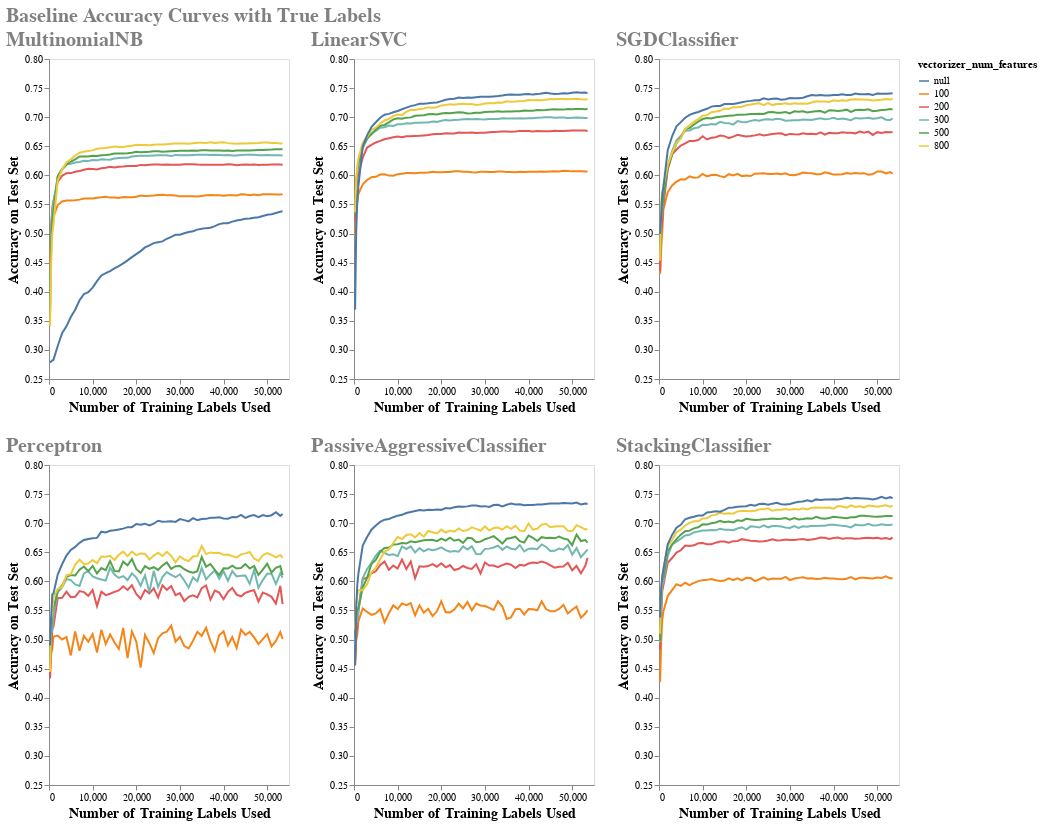

Notebook code for this chart:
### Markdown cell above
### Visualising Results Curve - Accuracy vs Number of Training Samples

### Code cell
chrts = []
for model_type in model_dict.keys():
    chrts.append(chart_results_curve(df_results.loc[df_results['model_type']==model_type], model_type))
row1 = alt.hconcat(chrts[0] | chrts [1] | chrts [2] )
row2 = alt.hconcat(chrts[3] | chrts [4] | chrts [5] )

super_chrt = alt.vconcat(row1, row2).properties(
    title='Baseline Accuracy Curves with True Labels'
).configure_title(
    fontSize=20,
    anchor='start',
    color='gray'
)
super_chrt.save('super_chrt_harder_target.html')
super_chrt

### Figure 1 — Vega-Lite specification as saved in the notebook (floating-point values rounded to 4 significant figures; data arrays with more than 128 entries replaced by an {"elided": "..."} marker saying what was removed)
{"usermeta": {"embedOptions": {"theme": "fivethirtyeight"}}, "config": {"view": {"continuousWidth": 400, "continuousHeight": 300}, "title": {"anchor": "start", "color": "gray", "fontSize": 20}}, "vconcat": [{"hconcat": [{"hconcat": [{"data": {"name": "data-ee50e7d56d187714fd4031799747cec6"}, "mark": "line", "encoding": {"color": {"condition": {"type": "nominal", "field": "vectorizer_num_features", "selection": "selector013"}, "value": "lightgray"}, "tooltip": [{"type": "quantitative", "field": "samples", "format": ",.0f"}, {"type": "quantitative", "field": "test_accuracy", "format": ",.4f"}, {"type": "quantitative", "field": "vectorizer_num_features"}, {"type": "quantitative", "field": "run_time", "format": ",.4f"}], "x": {"type": "quantitative", "axis": {"grid": false, "title": "Number of Training Labels Used", "titleFontSize": 14}, "field": "samples"}, "y": {"type": "quantitative", "axis": {"grid": false, "title": "Accuracy on Test Set", "titleFontSize": 14}, "field": "test_accuracy", "scale": {"domain": [0.25, 0.8]}}}, "height": 320, "selection": {"selector013": {"type": "multi", "fields": ["vectorizer_num_features"]}}, "title": "MultinomialNB", "width": 240}, {"data": {"name": "data-a7715bab3fdb6fe74e696166096d82ec"}, "mark": "line", "encoding": {"color": {"condition": {"type": "nominal", "field": "vectorizer_num_features", "selection": "selector014"}, "value": "lightgray"}, "tooltip": [{"type": "quantitative", "field": "samples", "format": ",.0f"}, {"type": "quantitative", "field": "test_accuracy", "format": ",.4f"}, {"type": "quantitative", "field": "vectorizer_num_features"}, {"type": "quantitative", "field": "run_time", "format": ",.4f"}], "x": {"type": "quantitative", "axis": {"grid": false, "title": "Number of Training Labels Used", "titleFontSize": 14}, "field": "samples"}, "y": {"type": "quantitative", "axis": {"grid": false, "title": "Accuracy on Test Set", "titleFontSize": 14}, "field": "test_accuracy", "scale": {"domain": [0.25, 0.8]}}}, "height": 320, "selection": {"selector014": {"type": "multi", "fields": ["vectorizer_num_features"]}}, "title": "LinearSVC", "width": 240}, {"data": {"name": "data-3d066093ff0458ae23a874af9a5d3061"}, "mark": "line", "encoding": {"color": {"condition": {"type": "nominal", "field": "vectorizer_num_features", "selection": "selector015"}, "value": "lightgray"}, "tooltip": [{"type": "quantitative", "field": "samples", "format": ",.0f"}, {"type": "quantitative", "field": "test_accuracy", "format": ",.4f"}, {"type": "quantitative", "field": "vectorizer_num_features"}, {"type": "quantitative", "field": "run_time", "format": ",.4f"}], "x": {"type": "quantitative", "axis": {"grid": false, "title": "Number of Training Labels Used", "titleFontSize": 14}, "field": "samples"}, "y": {"type": "quantitative", "axis": {"grid": false, "title": "Accuracy on Test Set", "titleFontSize": 14}, "field": "test_accuracy", "scale": {"domain": [0.25, 0.8]}}}, "height": 320, "selection": {"selector015": {"type": "multi", "fields": ["vectorizer_num_features"]}}, "title": "SGDClassifier", "width": 240}]}]}, {"hconcat": [{"hconcat": [{"data": {"name": "data-5a8ba83e17972432cef2d3e57102f485"}, "mark": "line", "encoding": {"color": {"condition": {"type": "nominal", "field": "vectorizer_num_features", "selection": "selector016"}, "value": "lightgray"}, "tooltip": [{"type": "quantitative", "field": "samples", "format": ",.0f"}, {"type": "quantitative", "field": "test_accuracy", "format": ",.4f"}, {"type": "quantitative", "field": "vectorizer_num_features"}, {"type": "quantitative", "field": "run_time", "format": ",.4f"}], "x": {"type": "quantitative", "axis": {"grid": false, "title": "Number of Training Labels Used", "titleFontSize": 14}, "field": "samples"}, "y": {"type": "quantitative", "axis": {"grid": false, "title": "Accuracy on Test Set", "titleFontSize": 14}, "field": "test_accuracy", "scale": {"domain": [0.25, 0.8]}}}, "height": 320, "selection": {"selector016": {"type": "multi", "fields": ["vectorizer_num_features"]}}, "title": "Perceptron", "width": 240}, {"data": {"name": "data-1c0608fe7d8fe02ef1aa4dbc0aaa678a"}, "mark": "line", "encoding": {"color": {"condition": {"type": "nominal", "field": "vectorizer_num_features", "selection": "selector017"}, "value": "lightgray"}, "tooltip": [{"type": "quantitative", "field": "samples", "format": ",.0f"}, {"type": "quantitative", "field": "test_accuracy", "format": ",.4f"}, {"type": "quantitative", "field": "vectorizer_num_features"}, {"type": "quantitative", "field": "run_time", "format": ",.4f"}], "x": {"type": "quantitative", "axis": {"grid": false, "title": "Number of Training Labels Used", "titleFontSize": 14}, "field": "samples"}, "y": {"type": "quantitative", "axis": {"grid": false, "title": "Accuracy on Test Set", "titleFontSize": 14}, "field": "test_accuracy", "scale": {"domain": [0.25, 0.8]}}}, "height": 320, "selection": {"selector017": {"type": "multi", "fields": ["vectorizer_num_features"]}}, "title": "PassiveAggressiveClassifier", "width": 240}, {"data": {"name": "data-c332f6a528ab9f636c36eb6529110078"}, "mark": "line", "encoding": {"color": {"condition": {"type": "nominal", "field": "vectorizer_num_features", "selection": "selector018"}, "value": "lightgray"}, "tooltip": [{"type": "quantitative", "field": "samples", "format": ",.0f"}, {"type": "quantitative", "field": "test_accuracy", "format": ",.4f"}, {"type": "quantitative", "field": "vectorizer_num_features"}, {"type": "quantitative", "field": "run_time", "format": ",.4f"}], "x": {"type": "quantitative", "axis": {"grid": false, "title": "Number of Training Labels Used", "titleFontSize": 14}, "field": "samples"}, "y": {"type": "quantitative", "axis": {"grid": false, "title": "Accuracy on Test Set", "titleFontSize": 14}, "field": "test_accuracy", "scale": {"domain": [0.25, 0.8]}}}, "height": 320, "selection": {"selector018": {"type": "multi", "fields": ["vectorizer_num_features"]}}, "title": "StackingClassifier", "width": 240}]}]}], "title": "Baseline Accuracy Curves with True Labels", "$schema": "https://vega.github.io/schema/vega-lite/v4.8.1.json", "datasets": {"data-ee50e7d56d187714fd4031799747cec6": {"elided": "342 records"}, "data-a7715bab3fdb6fe74e696166096d82ec": {"elided": "342 records"}, "data-3d066093ff0458ae23a874af9a5d3061": {"elided": "342 records"}, "data-5a8ba83e17972432cef2d3e57102f485": {"elided": "342 records"}, "data-1c0608fe7d8fe02ef1aa4dbc0aaa678a": {"elided": "342 records"}, "data-c332f6a528ab9f636c36eb6529110078": {"elided": "342 records"}}}
